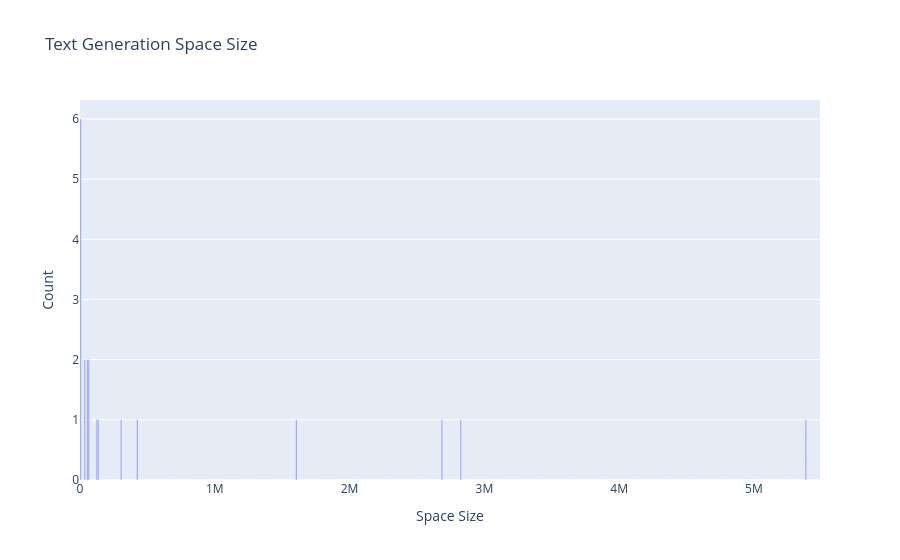

Source (notebook cell):
### Markdown cell above
## Check Data Distribution
### Plot a Histogram to display the distribution of the source size of spaces with "Text-Generation" models
#### Result: it is not a bell-shaped curve, so data is not normally distributed

### Code cell
counts, bins = np.histogram(gen_total_sizes["size"], bins=range(0, 5500000, 10000))
bins = 0.5 * (bins[: -1] + bins[1: ])

fig = px.bar(
    x=bins, y=counts, labels={"x": "Space Size", "y": "Count"},
    title="Text Generation Space Size", height=600
)
fig.show()

### Figure 1 — Plotly figure (JSON) as saved in the notebook; plotly's stock layout.template omitted (floating-point values rounded to 4 significant figures; data arrays with more than 128 entries replaced by an {"elided": "..."} marker saying what was removed)
{"data": [{"alignmentgroup": "True", "hovertemplate": "Space Size=%{x}<br>Count=%{y}<extra></extra>", "legendgroup": "", "marker": {"color": "#636efa", "pattern": {"shape": ""}}, "name": "", "offsetgroup": "", "orientation": "v", "showlegend": false, "textposition": "auto", "type": "bar", "x": {"elided": "549 int values"}, "xaxis": "x", "y": {"elided": "549 int values"}, "yaxis": "y"}], "layout": {"autosize": true, "barmode": "relative", "legend": {"tracegroupgap": 0}, "title": {"text": "Text Generation Space Size"}, "xaxis": {"anchor": "y", "autorange": true, "domain": [0, 1], "range": [0, 5490000], "title": {"text": "Space Size"}, "type": "linear"}, "yaxis": {"anchor": "x", "autorange": true, "domain": [0, 1], "range": [0, 6.316], "title": {"text": "Count"}, "type": "linear"}}}
